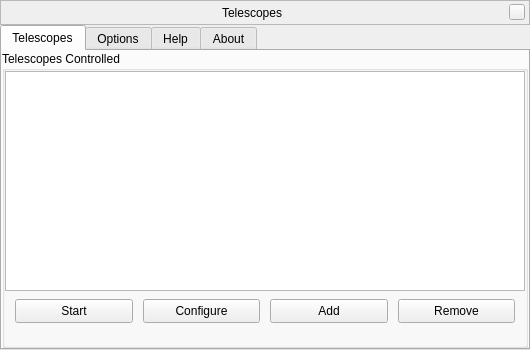
<?xml version="1.0" encoding="UTF-8"?>
<ui version="4.0">
 <class>telescopeDialogForm</class>
 <widget class="QWidget" name="telescopeDialogForm">
  <property name="geometry">
   <rect>
    <x>0</x>
    <y>0</y>
    <width>530</width>
    <height>350</height>
   </rect>
  </property>
  <property name="sizePolicy">
   <sizepolicy hsizetype="Minimum" vsizetype="MinimumExpanding">
    <horstretch>0</horstretch>
    <verstretch>0</verstretch>
   </sizepolicy>
  </property>
  <property name="minimumSize">
   <size>
    <width>530</width>
    <height>350</height>
   </size>
  </property>
  <property name="maximumSize">
   <size>
    <width>800</width>
    <height>600</height>
   </size>
  </property>
  <layout class="QVBoxLayout" name="verticalLayoutTelescopeDialog">
   <property name="spacing">
    <number>0</number>
   </property>
   <property name="sizeConstraint">
    <enum>QLayout::SetNoConstraint</enum>
   </property>
   <property name="leftMargin">
    <number>0</number>
   </property>
   <property name="topMargin">
    <number>0</number>
   </property>
   <property name="rightMargin">
    <number>0</number>
   </property>
   <property name="bottomMargin">
    <number>0</number>
   </property>
   <item>
    <widget class="BarFrame" name="TitleBar">
     <property name="sizePolicy">
      <sizepolicy hsizetype="Expanding" vsizetype="Preferred">
       <horstretch>0</horstretch>
       <verstretch>0</verstretch>
      </sizepolicy>
     </property>
     <property name="minimumSize">
      <size>
       <width>530</width>
       <height>25</height>
      </size>
     </property>
     <property name="maximumSize">
      <size>
       <width>16777215</width>
       <height>30</height>
      </size>
     </property>
     <property name="focusPolicy">
      <enum>Qt::NoFocus</enum>
     </property>
     <property name="autoFillBackground">
      <bool>false</bool>
     </property>
     <property name="frameShape">
      <enum>QFrame::StyledPanel</enum>
     </property>
     <layout class="QHBoxLayout">
      <property name="spacing">
       <number>6</number>
      </property>
      <property name="leftMargin">
       <number>0</number>
      </property>
      <property name="topMargin">
       <number>0</number>
      </property>
      <property name="rightMargin">
       <number>4</number>
      </property>
      <property name="bottomMargin">
       <number>0</number>
      </property>
      <item>
       <spacer>
        <property name="orientation">
         <enum>Qt::Horizontal</enum>
        </property>
        <property name="sizeHint" stdset="0">
         <size>
          <width>40</width>
          <height>20</height>
         </size>
        </property>
       </spacer>
      </item>
      <item>
       <widget class="QLabel" name="stelWindowTitle">
        <property name="text">
         <string>Telescopes</string>
        </property>
       </widget>
      </item>
      <item>
       <spacer>
        <property name="orientation">
         <enum>Qt::Horizontal</enum>
        </property>
        <property name="sizeHint" stdset="0">
         <size>
          <width>40</width>
          <height>20</height>
         </size>
        </property>
       </spacer>
      </item>
      <item>
       <widget class="QPushButton" name="closeStelWindow">
        <property name="minimumSize">
         <size>
          <width>16</width>
          <height>16</height>
         </size>
        </property>
        <property name="maximumSize">
         <size>
          <width>16</width>
          <height>16</height>
         </size>
        </property>
        <property name="focusPolicy">
         <enum>Qt::NoFocus</enum>
        </property>
        <property name="text">
         <string/>
        </property>
       </widget>
      </item>
     </layout>
    </widget>
   </item>
   <item>
    <widget class="QTabWidget" name="tabs">
     <property name="sizePolicy">
      <sizepolicy hsizetype="Preferred" vsizetype="Minimum">
       <horstretch>0</horstretch>
       <verstretch>0</verstretch>
      </sizepolicy>
     </property>
     <property name="minimumSize">
      <size>
       <width>0</width>
       <height>10</height>
      </size>
     </property>
     <property name="currentIndex">
      <number>0</number>
     </property>
     <widget class="QWidget" name="tabTelescopes">
      <property name="sizePolicy">
       <sizepolicy hsizetype="Expanding" vsizetype="MinimumExpanding">
        <horstretch>0</horstretch>
        <verstretch>0</verstretch>
       </sizepolicy>
      </property>
      <attribute name="title">
       <string>Telescopes</string>
      </attribute>
      <layout class="QVBoxLayout" name="verticalLayoutTabTelescopes">
       <property name="spacing">
        <number>0</number>
       </property>
       <property name="leftMargin">
        <number>0</number>
       </property>
       <property name="topMargin">
        <number>0</number>
       </property>
       <property name="rightMargin">
        <number>0</number>
       </property>
       <property name="bottomMargin">
        <number>0</number>
       </property>
       <item>
        <widget class="QGroupBox" name="groupBoxTelescopes">
         <property name="sizePolicy">
          <sizepolicy hsizetype="Expanding" vsizetype="Minimum">
           <horstretch>0</horstretch>
           <verstretch>0</verstretch>
          </sizepolicy>
         </property>
         <property name="title">
          <string>Telescopes Controlled</string>
         </property>
         <property name="alignment">
          <set>Qt::AlignLeading|Qt::AlignLeft|Qt::AlignTop</set>
         </property>
         <layout class="QVBoxLayout" name="verticalLayout_2">
          <property name="spacing">
           <number>0</number>
          </property>
          <property name="leftMargin">
           <number>0</number>
          </property>
          <property name="topMargin">
           <number>0</number>
          </property>
          <property name="rightMargin">
           <number>0</number>
          </property>
          <property name="bottomMargin">
           <number>0</number>
          </property>
          <item>
           <widget class="QTreeView" name="telescopeTreeView">
            <property name="sizePolicy">
             <sizepolicy hsizetype="Minimum" vsizetype="MinimumExpanding">
              <horstretch>0</horstretch>
              <verstretch>0</verstretch>
             </sizepolicy>
            </property>
            <property name="minimumSize">
             <size>
              <width>0</width>
              <height>100</height>
             </size>
            </property>
            <property name="horizontalScrollBarPolicy">
             <enum>Qt::ScrollBarAlwaysOff</enum>
            </property>
            <property name="editTriggers">
             <set>QAbstractItemView::NoEditTriggers</set>
            </property>
            <property name="selectionMode">
             <enum>QAbstractItemView::SingleSelection</enum>
            </property>
            <property name="selectionBehavior">
             <enum>QAbstractItemView::SelectRows</enum>
            </property>
            <property name="rootIsDecorated">
             <bool>false</bool>
            </property>
            <property name="uniformRowHeights">
             <bool>true</bool>
            </property>
            <property name="itemsExpandable">
             <bool>false</bool>
            </property>
            <property name="sortingEnabled">
             <bool>true</bool>
            </property>
            <property name="allColumnsShowFocus">
             <bool>true</bool>
            </property>
            <property name="expandsOnDoubleClick">
             <bool>false</bool>
            </property>
           </widget>
          </item>
          <item>
           <widget class="QFrame" name="frameButtons">
            <property name="sizePolicy">
             <sizepolicy hsizetype="Minimum" vsizetype="Fixed">
              <horstretch>0</horstretch>
              <verstretch>0</verstretch>
             </sizepolicy>
            </property>
            <property name="minimumSize">
             <size>
              <width>0</width>
              <height>40</height>
             </size>
            </property>
            <layout class="QHBoxLayout" name="horizontalLayout">
             <property name="spacing">
              <number>10</number>
             </property>
             <property name="leftMargin">
              <number>10</number>
             </property>
             <property name="topMargin">
              <number>0</number>
             </property>
             <property name="rightMargin">
              <number>10</number>
             </property>
             <property name="bottomMargin">
              <number>0</number>
             </property>
             <item>
              <widget class="QPushButton" name="pushButtonChangeStatus">
               <property name="sizePolicy">
                <sizepolicy hsizetype="Expanding" vsizetype="Fixed">
                 <horstretch>0</horstretch>
                 <verstretch>0</verstretch>
                </sizepolicy>
               </property>
               <property name="minimumSize">
                <size>
                 <width>0</width>
                 <height>24</height>
                </size>
               </property>
               <property name="text">
                <string>Start</string>
               </property>
              </widget>
             </item>
             <item>
              <widget class="QPushButton" name="pushButtonConfigure">
               <property name="sizePolicy">
                <sizepolicy hsizetype="Expanding" vsizetype="Fixed">
                 <horstretch>0</horstretch>
                 <verstretch>0</verstretch>
                </sizepolicy>
               </property>
               <property name="minimumSize">
                <size>
                 <width>0</width>
                 <height>24</height>
                </size>
               </property>
               <property name="toolTip">
                <string>Configure the selected telescope</string>
               </property>
               <property name="layoutDirection">
                <enum>Qt::RightToLeft</enum>
               </property>
               <property name="text">
                <string>Configure</string>
               </property>
              </widget>
             </item>
             <item>
              <widget class="QPushButton" name="pushButtonAdd">
               <property name="sizePolicy">
                <sizepolicy hsizetype="Expanding" vsizetype="Fixed">
                 <horstretch>0</horstretch>
                 <verstretch>0</verstretch>
                </sizepolicy>
               </property>
               <property name="minimumSize">
                <size>
                 <width>0</width>
                 <height>24</height>
                </size>
               </property>
               <property name="toolTip">
                <string>Add a new telescope</string>
               </property>
               <property name="layoutDirection">
                <enum>Qt::RightToLeft</enum>
               </property>
               <property name="text">
                <string>Add</string>
               </property>
              </widget>
             </item>
             <item>
              <widget class="QPushButton" name="pushButtonRemove">
               <property name="enabled">
                <bool>true</bool>
               </property>
               <property name="sizePolicy">
                <sizepolicy hsizetype="Expanding" vsizetype="Fixed">
                 <horstretch>0</horstretch>
                 <verstretch>0</verstretch>
                </sizepolicy>
               </property>
               <property name="minimumSize">
                <size>
                 <width>0</width>
                 <height>24</height>
                </size>
               </property>
               <property name="toolTip">
                <string>Remove the selected telescope</string>
               </property>
               <property name="text">
                <string>Remove</string>
               </property>
              </widget>
             </item>
            </layout>
           </widget>
          </item>
          <item>
           <widget class="QLabel" name="labelWarning">
            <property name="sizePolicy">
             <sizepolicy hsizetype="Expanding" vsizetype="Minimum">
              <horstretch>0</horstretch>
              <verstretch>0</verstretch>
             </sizepolicy>
            </property>
            <property name="alignment">
             <set>Qt::AlignLeading|Qt::AlignLeft|Qt::AlignTop</set>
            </property>
            <property name="wordWrap">
             <bool>true</bool>
            </property>
            <property name="textInteractionFlags">
             <set>Qt::NoTextInteraction</set>
            </property>
           </widget>
          </item>
         </layout>
        </widget>
       </item>
      </layout>
     </widget>
     <widget class="QWidget" name="tabOptions">
      <property name="sizePolicy">
       <sizepolicy hsizetype="Expanding" vsizetype="Minimum">
        <horstretch>0</horstretch>
        <verstretch>0</verstretch>
       </sizepolicy>
      </property>
      <attribute name="title">
       <string>Options</string>
      </attribute>
      <layout class="QVBoxLayout" name="verticalLayout_3">
       <item>
        <widget class="QGroupBox" name="groupBoxGUI">
         <property name="sizePolicy">
          <sizepolicy hsizetype="Expanding" vsizetype="Minimum">
           <horstretch>0</horstretch>
           <verstretch>0</verstretch>
          </sizepolicy>
         </property>
         <property name="title">
          <string>GUI</string>
         </property>
         <property name="flat">
          <bool>false</bool>
         </property>
         <property name="checkable">
          <bool>false</bool>
         </property>
         <layout class="QVBoxLayout" name="verticalLayoutGUI">
          <property name="spacing">
           <number>0</number>
          </property>
          <property name="leftMargin">
           <number>0</number>
          </property>
          <property name="topMargin">
           <number>0</number>
          </property>
          <property name="rightMargin">
           <number>0</number>
          </property>
          <property name="bottomMargin">
           <number>0</number>
          </property>
          <item>
           <widget class="QCheckBox" name="checkBoxLabels">
            <property name="sizePolicy">
             <sizepolicy hsizetype="Preferred" vsizetype="Fixed">
              <horstretch>0</horstretch>
              <verstretch>0</verstretch>
             </sizepolicy>
            </property>
            <property name="minimumSize">
             <size>
              <width>0</width>
              <height>26</height>
             </size>
            </property>
            <property name="text">
             <string>Show telescope labels</string>
            </property>
            <property name="checked">
             <bool>true</bool>
            </property>
           </widget>
          </item>
          <item>
           <widget class="QCheckBox" name="checkBoxReticles">
            <property name="sizePolicy">
             <sizepolicy hsizetype="Preferred" vsizetype="Fixed">
              <horstretch>0</horstretch>
              <verstretch>0</verstretch>
             </sizepolicy>
            </property>
            <property name="minimumSize">
             <size>
              <width>0</width>
              <height>26</height>
             </size>
            </property>
            <property name="text">
             <string>Show telescope reticles</string>
            </property>
            <property name="checked">
             <bool>true</bool>
            </property>
           </widget>
          </item>
          <item>
           <widget class="QCheckBox" name="checkBoxCircles">
            <property name="sizePolicy">
             <sizepolicy hsizetype="Preferred" vsizetype="Fixed">
              <horstretch>0</horstretch>
              <verstretch>0</verstretch>
             </sizepolicy>
            </property>
            <property name="minimumSize">
             <size>
              <width>0</width>
              <height>26</height>
             </size>
            </property>
            <property name="text">
             <string>Show field of view indicators</string>
            </property>
            <property name="checked">
             <bool>true</bool>
            </property>
           </widget>
          </item>
         </layout>
        </widget>
       </item>
       <item>
        <widget class="QGroupBox" name="groupBoxTelescopeServers">
         <property name="title">
          <string>Files</string>
         </property>
         <layout class="QVBoxLayout" name="verticalLayout_6">
          <property name="spacing">
           <number>4</number>
          </property>
          <property name="leftMargin">
           <number>0</number>
          </property>
          <property name="topMargin">
           <number>0</number>
          </property>
          <property name="rightMargin">
           <number>0</number>
          </property>
          <property name="bottomMargin">
           <number>0</number>
          </property>
          <item>
           <widget class="QCheckBox" name="checkBoxEnableLogs">
            <property name="minimumSize">
             <size>
              <width>0</width>
              <height>24</height>
             </size>
            </property>
            <property name="text">
             <string>Log telescope driver messages to files</string>
            </property>
           </widget>
          </item>
          <item>
           <widget class="QCheckBox" name="checkBoxUseExecutables">
            <property name="enabled">
             <bool>true</bool>
            </property>
            <property name="minimumSize">
             <size>
              <width>0</width>
              <height>24</height>
             </size>
            </property>
            <property name="text">
             <string>Use telescope server executables (override built-in drivers)</string>
            </property>
            <property name="checked">
             <bool>true</bool>
            </property>
           </widget>
          </item>
          <item>
           <widget class="QFrame" name="frameExecutablesDirectory">
            <layout class="QHBoxLayout" name="horizontalLayoutExecutablesDirectory">
             <property name="leftMargin">
              <number>0</number>
             </property>
             <property name="topMargin">
              <number>0</number>
             </property>
             <property name="rightMargin">
              <number>0</number>
             </property>
             <property name="bottomMargin">
              <number>0</number>
             </property>
             <item>
              <widget class="QLabel" name="labelExecutablesDirectory">
               <property name="text">
                <string>Executables directory:</string>
               </property>
              </widget>
             </item>
             <item>
              <widget class="QLineEdit" name="lineEditExecutablesDirectory">
               <property name="readOnly">
                <bool>true</bool>
               </property>
              </widget>
             </item>
             <item>
              <widget class="QPushButton" name="pushButtonPickExecutablesDirectory">
               <property name="sizePolicy">
                <sizepolicy hsizetype="Fixed" vsizetype="Fixed">
                 <horstretch>0</horstretch>
                 <verstretch>0</verstretch>
                </sizepolicy>
               </property>
              </widget>
             </item>
            </layout>
           </widget>
          </item>
         </layout>
        </widget>
       </item>
       <item>
        <spacer name="verticalSpacer">
         <property name="orientation">
          <enum>Qt::Vertical</enum>
         </property>
         <property name="sizeHint" stdset="0">
          <size>
           <width>20</width>
           <height>314</height>
          </size>
         </property>
        </spacer>
       </item>
      </layout>
     </widget>
     <widget class="QWidget" name="tabHelp">
      <property name="sizePolicy">
       <sizepolicy hsizetype="Expanding" vsizetype="MinimumExpanding">
        <horstretch>0</horstretch>
        <verstretch>0</verstretch>
       </sizepolicy>
      </property>
      <property name="minimumSize">
       <size>
        <width>0</width>
        <height>10</height>
       </size>
      </property>
      <attribute name="title">
       <string>Help</string>
      </attribute>
      <layout class="QVBoxLayout" name="verticalLayoutHelp">
       <item>
        <widget class="QTextBrowser" name="textBrowserHelp">
         <property name="minimumSize">
          <size>
           <width>0</width>
           <height>10</height>
          </size>
         </property>
         <property name="openExternalLinks">
          <bool>true</bool>
         </property>
        </widget>
       </item>
      </layout>
     </widget>
     <widget class="QWidget" name="tabAbout">
      <property name="sizePolicy">
       <sizepolicy hsizetype="Expanding" vsizetype="MinimumExpanding">
        <horstretch>0</horstretch>
        <verstretch>0</verstretch>
       </sizepolicy>
      </property>
      <attribute name="title">
       <string comment="tab in plugin windows">About</string>
      </attribute>
      <layout class="QVBoxLayout" name="verticalLayout">
       <item>
        <widget class="QTextBrowser" name="textBrowserAbout">
         <property name="sizePolicy">
          <sizepolicy hsizetype="Expanding" vsizetype="MinimumExpanding">
           <horstretch>0</horstretch>
           <verstretch>0</verstretch>
          </sizepolicy>
         </property>
         <property name="openExternalLinks">
          <bool>true</bool>
         </property>
        </widget>
       </item>
      </layout>
     </widget>
    </widget>
   </item>
  </layout>
 </widget>
 <customwidgets>
  <customwidget>
   <class>BarFrame</class>
   <extends>QFrame</extends>
   <header>Dialog.hpp</header>
   <container>1</container>
  </customwidget>
 </customwidgets>
 <resources/>
 <connections/>
</ui>
